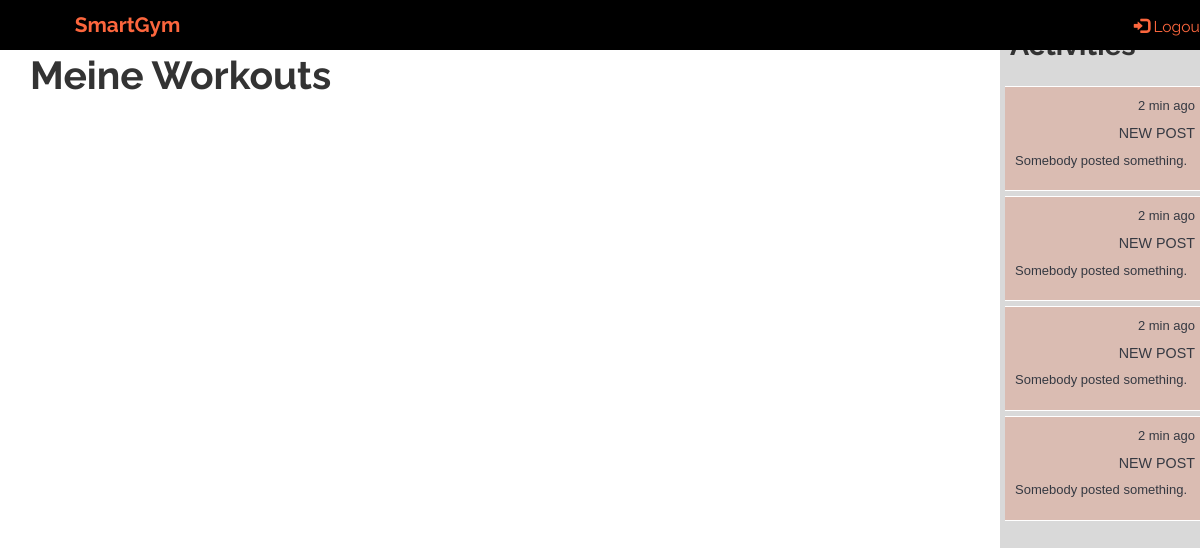
The page /tracker/training_units/1 (signed in) on the database as committed earlier.
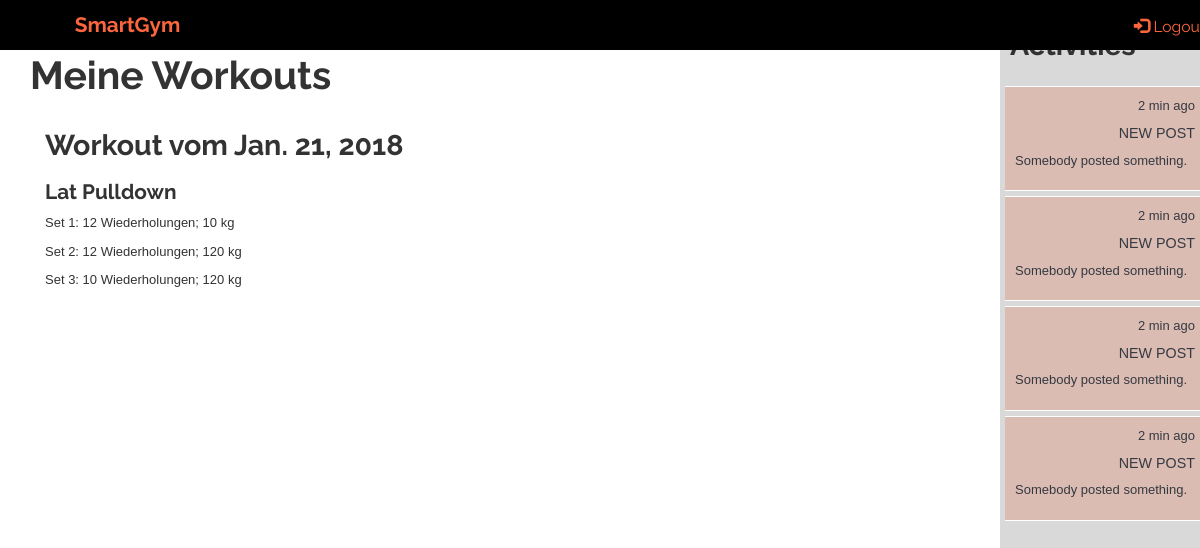
The same page on the database as committed later.
### tracker/models.py (models this page shows, shortened)
class TrainUnit(models.Model, LoginRequiredMixin):
    login_url = '/login/'
    id = models.UUIDField(primary_key=True, default=uuid.uuid4)
    start_time_date = models.DateTimeField(null=False, blank=False)
    end_time_date = models.DateTimeField(null=False, blank=False)
    date = models.DateField(null=False, blank=False)
    user = models.ForeignKey(User, on_delete=models.CASCADE)
    exercise_units = models.ManyToManyField('ExerciseUnit', related_name='+', blank=True)

class ExerciseUnit(models.Model):
    id = models.UUIDField(primary_key=True, default=uuid.uuid4)
    time_date = models.DateTimeField(null=False, blank=False)
    train_unit = models.ForeignKey(TrainUnit, on_delete=models.CASCADE)
    exercise = models.ForeignKey(Exercise, on_delete=models.CASCADE)

class Exercise(models.Model):
    name = models.CharField(max_length=100, primary_key=True)
    description = models.CharField(max_length=1000, help_text="Insert short description here.")
    muscles = models.ManyToManyField('Muscle', help_text="Muscles trained by the exercise.")
    equipment = models.ManyToManyField('Equipment', help_text="Necessary equipment for the exercise.")
    def __str__(self):
        return self.name

class Set(models.Model):
    id = models.UUIDField(primary_key=True, default=uuid.uuid4)
    date_time = models.DateTimeField(default=datetime.now(), null=False, blank=False)
    exercise_unit = models.ForeignKey(ExerciseUnit, on_delete=models.CASCADE)
    repetitions = models.IntegerField(blank=False)
    weight = models.IntegerField(blank=False)

### tracker/views.py (the view)
# urls.py: url(r'^training_units/(?P<pk>\d+)$', views.TrainingUnitsList.as_view(), name='training_units'),
class TrainingUnitsList(LoginRequiredMixin, generic.ListView):
    model = TrainUnit
    context_object_name = 'training_units'
    template_name = 'tracker/User/training_units.html'
    def get_context_data(self, **kwargs):
        context = super().get_context_data(**kwargs)
        context['base_template'] = 'tracker/User/user_tracker_base.html'
        return context

### tracker/templates/tracker/User/training_units.html (shortened to what this page needs)
{% extends base_template %}
{% block extra_head %}
{% load static %}
<link rel="stylesheet" href="{% static 'css/style.css' %}">
{% endblock %}
{% block site_content %}
<div class="container background-col">
    <div class="row full-height">
        <div class="col-xs-12 col-sm-12 col-md-12 col-lg-12 padding-0">
            <div class="row row-eq-height">
                <h1>Meine Workouts</h1>
            </div>
        </div>
        <div class="col-xs-12 col-sm-12 col-md-12 col-lg-12">
            {% for train_unit in training_units %}
                <div class="row">
                    <h2>Workout vom {{ train_unit.date }}</h2>
                    {% for exercise_unit in train_unit.exercise_units.all %}
                        <h3>{{ exercise_unit.exercise }}</h3>
                        {% for set in exercise_unit.set_set.all %}
                            <p>Set {{ forloop.counter }}: {{ set.repetitions }} Wiederholungen; {{ set.weight }} kg</p>
                        {% endfor %}
                    {% endfor %}
                </div>
            {% endfor %}
        </div>
    </div>
</div>
{% endblock %}

### tracker/templates/tracker/User/user_tracker_base.html (shortened to what this page needs)
{% extends "tracker/tracker_base.html" %}

### tracker/templates/tracker/tracker_base.html (shortened to what this page needs)
<!DOCTYPE html>
<html lang="en">
<head>
  <link rel="stylesheet" href="https://maxcdn.bootstrapcdn.com/bootstrap/3.3.7/css/bootstrap.min.css">
  {% load static %}
  <link rel="stylesheet" href="{% static 'tracker/css/tracker_style.css' %}">
  {% block extra_head %}
  {% endblock %}
</head>
<body>
    <div id="w">
        <div id="header-wrapper">
            <nav class="navbar navbar-fixed-top">
                <div class="container-fluid" id="header-container">
                    <div class="navbar-header">
                        <a class="navbar-brand" href="/tracker/">SmartGym</a>
                    </div>
                    {% if user.is_authenticated %}
                    <div class="nav navbar-nav navbar-right">
                        <a href="{% url 'logout'%}?next={{request.path}}"><span class="glyphicon glyphicon-log-in"></span> Logout</a>
                    </div>
                    {% endif %}
                </div>
            </nav>
        </div>
        <div id="toggle-wrapper" class="container-fluid">
        <div id="page-content-wrapper">
            <div class="container-fluid">
                <div class="row" id="page-row">
                    <div class="col-xs-12 col-sm-12 col-md-9 col-lg-10" id="content">
                            <a href="#menu-toggle" class="btn btn-secondary" id="menu-toggle">Toggle Menu</a>
                            {% block site_content %}
                            {% endblock %}
                    </div>
                    <div class="hidden-xs hidden-sm col-md-3 col-lg-2 full-height" id="activity-bar">
                        <div class="activity-header">
                            <h2>Activities</h2>
                        </div>
                        <div class="activities">
                            <div class="activity">
                                <div class="activity-log">
                                    <p>2 min ago</p>
                                </div>
                                <div class="activity-content">
                                    <h5>new post</h5>
                                    <p>Somebody posted something.</p>
                                </div>
                            </div>
                            <div class="activity">
                                <div class="activity-log">
                                    <p>2 min ago</p>
                                </div>
                                <div class="activity-content">
                                    <h5>new post</h5>
                                    <p>Somebody posted something.</p>
                                </div>
                            </div>
                            <div class="activity">
                                <div class="activity-log">
                                    <p>2 min ago</p>
                                </div>
                                <div class="activity-content">
                                    <h5>new post</h5>
                                    <p>Somebody posted something.</p>
                                </div>
                            </div>
                            <div class="activity">
                                <div class="activity-log">
                                    <p>2 min ago</p>
                                </div>
                                <div class="activity-content">
                                    <h5>new post</h5>
                                    <p>Somebody posted something.</p>
                                </div>
                            </div>
                        </div>
                    </div>
                </div>
            </div>
        </div>
    </div>
    </div>
    {% load static %}
</body>
</html>

### tracker/static/tracker/css/tracker_style.css (style rules this page uses)
html, body { height: 100%; min-height: 100%; width: 100%; min-width: 100%; margin: 0px; max-width: 100%; padding: 0px; font-family: TrajanPro-Regular, 'Lucida Grande', sans-serif; overflow-x: hidden; }
h2 { font-size: 2.0rem; }
body { padding-top: 50px; }
@media only screen and (min-width: 701px) and (max-width: 1280px) { html, body { font-size: 13px; } }
#toggle-wrapper { padding: 0; -webkit-transition: all 0.5s ease; -moz-transition: all 0.5s ease; -o-transition: all 0.5s ease; transition: all 0.5s ease; }
#page-content-wrapper { width: 100%; position: absolute; padding: 15px; }
.navbar { background: rgb(53, 57, 66); height: 50px; }
.navbar-header a { font-size: 1.6rem; font-weight: bold; color: rgb(252, 102, 61); width: 265px; text-align: center; }
.navbar-header { background-color: black; min-height: 100%; }
.navbar-right { color: rgb(252, 102, 61); font-size: 1.6rem; }
.navbar-right a { color: rgb(252, 102, 61); font-size: 1.2rem; }
@media (min-width:768px) { #toggle-wrapper { padding-left: 0; } }
@media (min-width:768px) { #page-content-wrapper { padding: 0px; position: relative; } }
#activity-bar { background-color: rgb(217, 217, 217); min-height: calc(100vh - 50px); right: 0; position: fixed; padding: 0px; max-height: 100%; }
.activity-header { padding: 10px; }
.activities { height: auto; overflow: scroll; -webkit-overflow-scrolling: touch; -ms-overflow-style: none; max-height: 100%; }
.activity { padding: 6px; margin: 0px; border-top: 1px solid white; border-bottom: 1px solid white; color: rgb(53, 57, 66); height: auto; width: 100%; }
.activity h5 { font-size: 1.1rem; text-transform: uppercase; }
.activity-log { font-size: 0.7rem; text-align: right; }
#page-row { min-height: 100vh; margin: 0px; padding: 0px; }
.container-fluid { margin: 0px; padding: 0px; }
.full-height { min-height: 100%; height: 100%; }

### home/static/home/css/style.css (style rules this page uses)
html, body { height: 100%; min-height: 100%; width: 100%; min-width: 100%; margin: 0px; max-width: 100%; padding: 0px; font-family: TrajanPro-Regular, 'Lucida Grande', sans-serif; }
a { text-decoration: underline; }
h1 { text-transform: capitalize; font-family: 'Raleway', sans-serif; font-weight: bold; margin-bottom: 1.0rem; font-size: 3.0rem; }
h2 { font-family: 'Raleway', sans-serif; font-weight: bold; font-size: 2.2rem; }
h3 { text-transform: capitalize; font-family: 'Raleway', sans-serif; font-weight: bold; font-size: 1.6rem; }
.container-fluid { width: 100%; min-height: 100%; padding: 0px; margin: 0px; }
.row { height: auto; width: 100%; margin: 0px; padding: 0px; }
.full-height { height: 100vh; }
.padding-0 { padding: 0px; }
.navbar { font-family: 'Raleway', sans-serif; background-color: black; margin: 0px; padding-left: 10px; padding-right: 10px; font-size: 1.1rem; border-radius: 0px; }
.navbar a { color: #FC663D !important; text-decoration: none; }
.navbar-brand { font-size: 1.3rem; }
.activity { width: 100%; background: rgba(220,160,140,0.5); text-align: left; padding: 10px; margin: 5px; }
.activity h5 { text-align: right; }
.activity p { font-size: 1.0rem; }

Rows that differ between the two databases and show on the page:
added TrainUnit: date "Jan. 21, 2018"
added ExerciseUnit: exercise "Lat Pulldown"
added Set: repetitions "12", weight "10"
added Set: repetitions "12", weight "120"
added Set: repetitions "10", weight "120"
